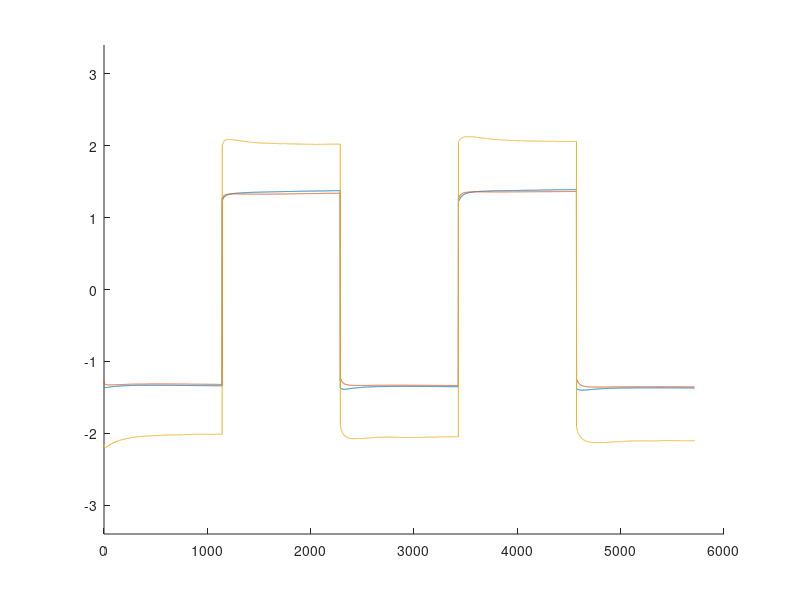

The MATLAB script that drew this image: (Note: this script raises an error after producing the figure.)
close all
clear all

hold all
load('exp2V')

I1=RepeatCVExpCemSingleChannelexp32VRep1(8:1150,2);
I2=RepeatCVExpCemSingleChannelexp32VRep2(8:1150,2);
I3=RepeatCVExpCemSingleChannelexp32VRep3(8:1150,2);
I4=RepeatCVExpCemSingleChannelexp32VRep4(8:1150,2);
I5=RepeatCVExpCemSingleChannelexp32VRep5(8:1150,2);
plot(( 2/12.72e3./[I1; I2; I3; I4; I5;]))
axis([0 6000 -3.4 3.4])


load('exp3V')

I1=RepeatCVExpCemSingleChannelexp13VRep1(8:1150,2);
I2=RepeatCVExpCemSingleChannelexp13VRep2(8:1150,2);
I3=RepeatCVExpCemSingleChannelexp13VRep3(8:1150,2);
I4=RepeatCVExpCemSingleChannelexp13VRep4(8:1150,2);
I5=RepeatCVExpCemSingleChannelexp13VRep5(8:1150,2);
plot(( 3/13.35e3./[I1; I2; I3; I4; I5;]))
axis([0 6000 -3.4 3.4])


load('exp4V')

I1=RepeatCVExpCemSingleChannelexp24VRep1(8:1150,2);
I2=RepeatCVExpCemSingleChannelexp24VRep2(8:1150,2);
I3=RepeatCVExpCemSingleChannelexp24VRep3(8:1150,2);
I4=RepeatCVExpCemSingleChannelexp24VRep4(8:1150,2);
I5=RepeatCVExpCemSingleChannelexp24VRep5(8:1150,2);
plot(( 4/13.14e3./[I1; I2; I3; I4; I5;]))
axis([0 6000 -3.4 3.4])


load('exp5V')

I1=RepeatCVExpCemSingleChannelexp45VRep1(8:1150,2);
I2=RepeatCVExpCemSingleChannelexp45VRep2(8:1150,2);
I3=RepeatCVExpCemSingleChannelexp45VRep3(8:1150,2);
I4=RepeatCVExpCemSingleChannelexp45VRep4(8:1150,2);
I5=RepeatCVExpCemSingleChannelexp45VRep5(8:1150,2);
plot(smooth( 5/13.35e3./[I1; I2; I3; I4; I5;]))
axis([0 6000 -3.4 3.4])

load('exp6V')

I1=RepeatCVExpCemSingleChannelexp56VRep1(8:1150,2);
I2=RepeatCVExpCemSingleChannelexp56VRep2(8:1150,2);
I3=RepeatCVExpCemSingleChannelexp56VRep3(8:1150,2);
I4=RepeatCVExpCemSingleChannelexp56VRep4(8:1150,2);
I5=RepeatCVExpCemSingleChannelexp56VRep5(8:1150,2);
plot(smooth( 6/13.35e3./[I1; I2; I3; I4; I5;]))
axis([0 6000 -3.4 3.4])

load('exp7V')

I1=RepeatCVExpCemSingleChannel1exp67VRep1(8:1150,2);
I2=RepeatCVExpCemSingleChannel1exp67VRep2(8:1150,2);
I3=RepeatCVExpCemSingleChannel1exp67VRep3(8:1150,2);
I4=RepeatCVExpCemSingleChannel1exp67VRep4(8:1150,2);
I5=RepeatCVExpCemSingleChannel1exp67VRep5(8:1150,2);
plot(smooth( 7/14.21e3./[I1; I2; I3; I4; I5;]))
axis([0 6000 -5.4 5.4])


